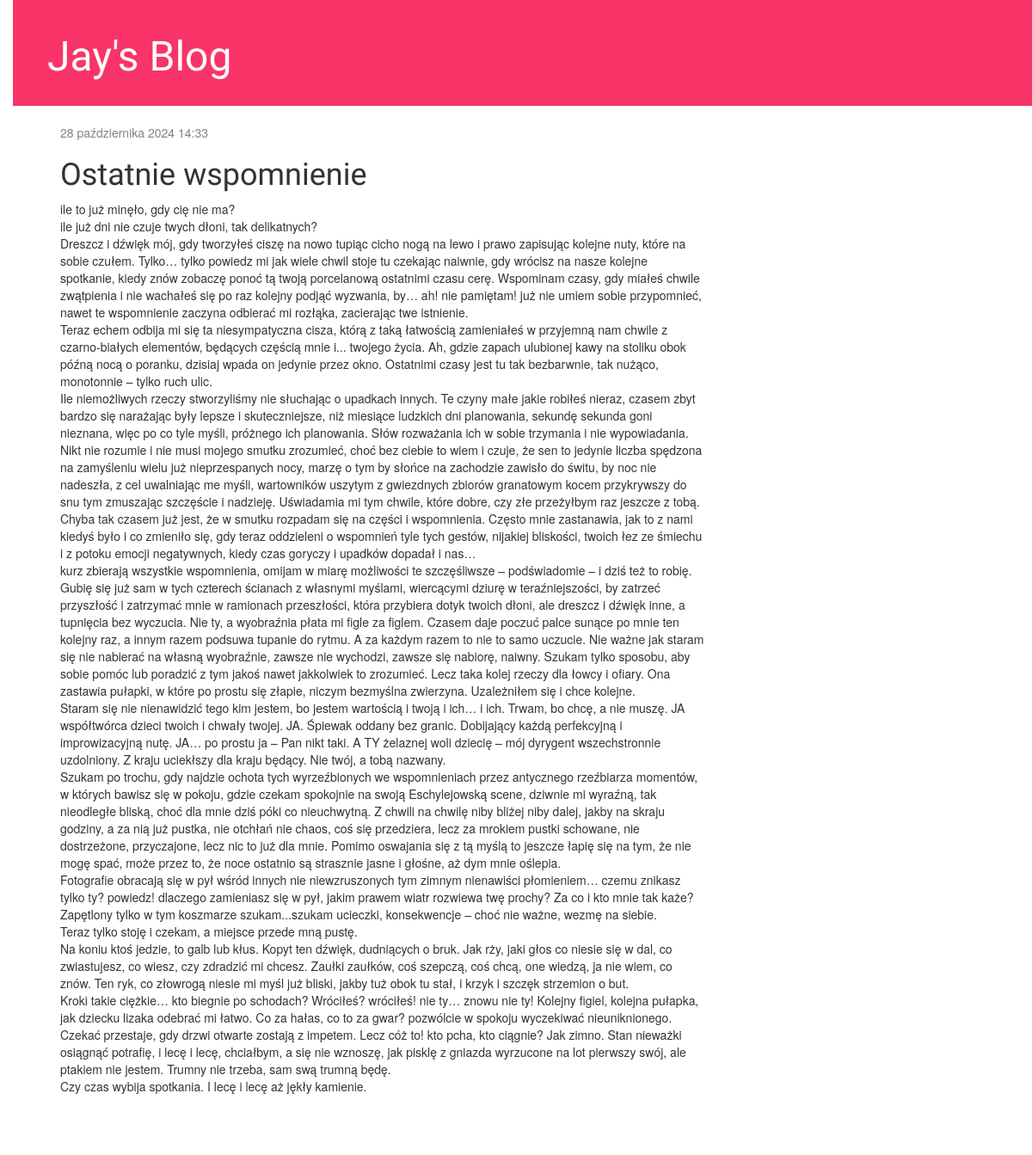
Screenshot of /post/3/ with the database file from the repository.
### blog/models.py (models this page shows, shortened)
class Post(models.Model):
    author = models.ForeignKey(settings.AUTH_USER_MODEL, on_delete=models.CASCADE)
    title = models.CharField(max_length=200)
    text = models.TextField()
    created_date = models.DateTimeField(
            default=timezone.now)
    published_date = models.DateTimeField(
            blank=True, null=True)

### blog/views.py (the view)
# urls.py: path('post/<int:pk>/', views.post_detail, name='post_detail'),
def post_detail(request, pk):
    post = get_object_or_404(Post, pk=pk)
    return render(request, 'blog/post_detail.html', {'post': post})

### blog/templates/blog/post_detail.html (shortened to what this page needs)
{% extends 'blog/base.html' %}
{% block content %}
    <div class="post">
        {% if post.published_date %}
            <div class="date">
                {{ post.published_date }}
            </div>
        {% endif %}
        <h1>{{ post.title }}</h1>
        <p>{{ post.text|linebreaksbr }}</p>
    </div>
{% endblock %}

### blog/static/css/blog.css (style rules this page uses)
body { padding-left: 15px; }
h1, h2, h3, h4 { font-family: 'Lobster', cursive; }
.date { color: #828282; }
.post { margin-bottom: 70px; }

### rows the page displays
Post: published_date "28 października 2024 14:33", title "Ostatnie wspomnienie", text "ile to już minęło, gdy cię nie ma? ile już dni nie czuje twych dłoni, tak delikatnych? Dreszcz i dźwięk mój, gdy tworzyłeś ciszę na nowo tupiąc cicho nogą na lewo i prawo zapisując kolejne nuty, które na sobie czułem. Tylko… tylko powiedz mi jak wiele chwil stoje tu czekając naiwnie, gdy wrócisz na nasze kolejne spotkanie, kiedy znów zobaczę ponoć tą twoją porcelanową ostatnimi czasu cerę. Wspominam czasy, gdy miałeś chwile zwątpienia i nie wachałeś się po raz kolejny podjąć wyzwania, by… ah! nie pamiętam! już nie umiem sobie przypomnieć, nawet te wspomnienie zaczyna odbierać mi rozłąka, zacierając twe istnienie. Teraz echem odbija mi się ta niesympatyczna cisza, którą z taką łatwością…"
